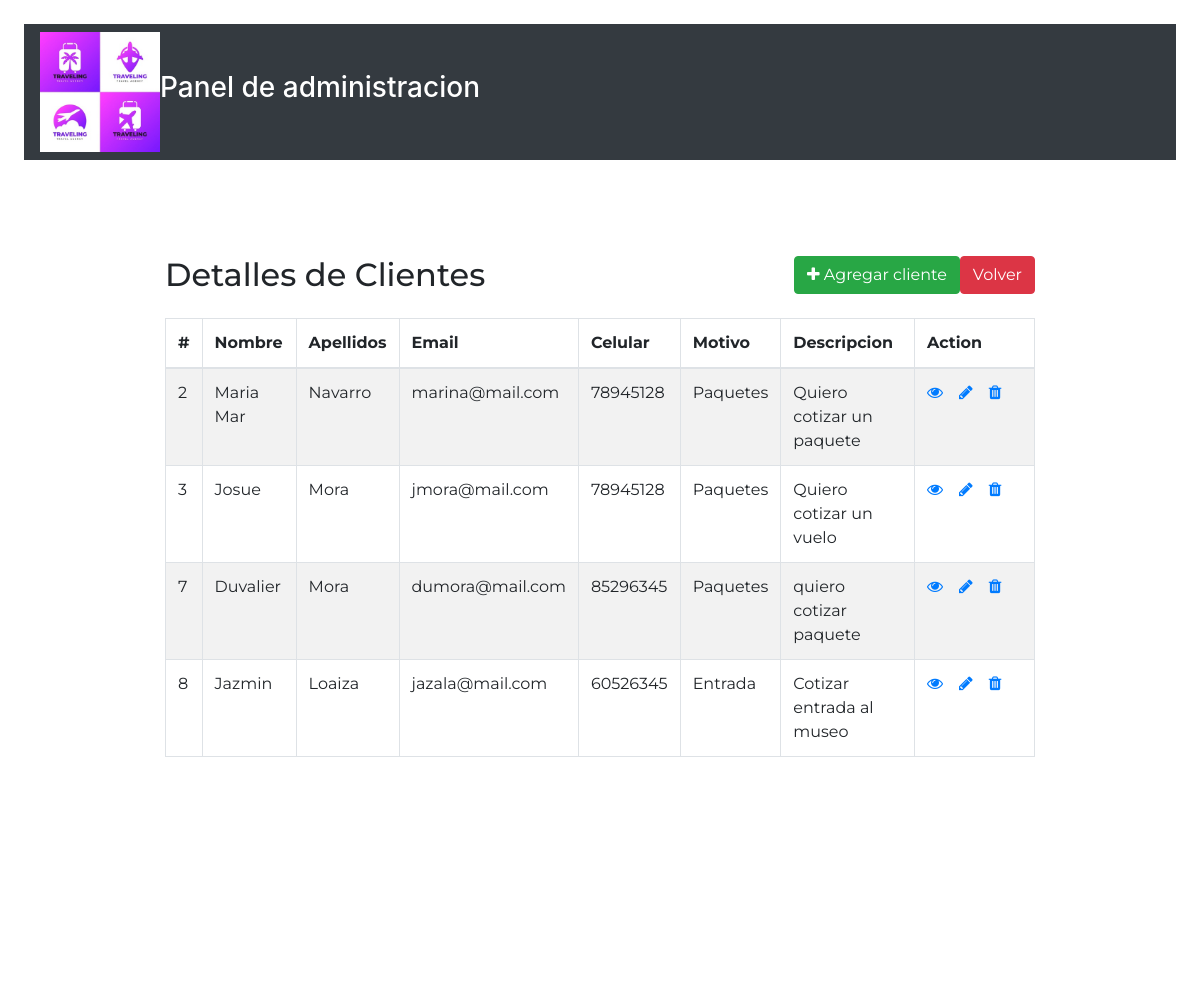
Screenshot of /listaCliente.php with the database file from the repository.
### tables this page shows
CREATE TABLE `clientes` (
  `idCliente` int(11) NOT NULL,
  `nombreCliente` varchar(50) NOT NULL,
  `apellidosCliente` varchar(100) NOT NULL,
  `correoCliente` varchar(100) NOT NULL,
  `celularCliente` int(11) NOT NULL,
  `motivoCliente` varchar(100) NOT NULL,
  `descripcionCliente` varchar(300) NOT NULL
);

### listaCliente.php (the view, shortened to what this page needs)
<!DOCTYPE html>
<html lang="en">
<head>
    <link rel="stylesheet" media="all" href="style.css" />
    <link rel="stylesheet" href="https://stackpath.bootstrapcdn.com/bootstrap/4.5.2/css/bootstrap.min.css">
    <link rel="stylesheet" href="https://maxcdn.bootstrapcdn.com/font-awesome/4.7.0/css/font-awesome.min.css">
</head>
<body>
    <div class="m-4">
        <nav class="navbar navbar-expand-sm navbar-dark bg-dark">
            <img src="images/logo2.jpg" width="120" height="120" alt="Logo" />
            <h1 style="color: white; text-align: justify; font-size: 28px;">Panel de administracion</h1>
    </div>
    <br>
    <div class="hero">
        <div class="wrapper">
            <div class="container-fluid">
                <div class="row">
                    <div class="col-md-12">
                        <div class="mt-5 mb-3 clearfix">
                            <h2 class="pull-left">Detalles de Clientes</h2>
                            <a href="welcome.php" class="btn btn-danger pull-right"></> Volver</a>
                            <a href="createCliente.php" class="btn btn-success pull-right"><i class="fa fa-plus"></i> Agregar cliente</a>
                        </div>
                        <?php
                        require_once "config.php";
                        $sql = "SELECT * FROM clientes";
                        if ($result = $pdo->query($sql)) {
                            if ($result->rowCount() > 0) {
                                echo '<table class="table table-bordered table-striped">';
                                echo "<thead>";
                                echo "<tr>";
                                echo "<th>#</th>";
                                echo "<th>Nombre</th>";
                                echo "<th>Apellidos</th>";
                                echo "<th>Email</th>";
                                echo "<th>Celular</th>";
                                echo "<th>Motivo</th>";
                                echo "<th>Descripcion</th>";
                                echo "<th>Action</th>";
                                echo "</tr>";
                                echo "</thead>";
                                echo "<tbody>";
                                while ($row = $result->fetch()) {
                                    echo "<tr>";
                                    echo "<td>" . $row['idCliente'] . "</td>";
                                    echo "<td>" . $row['nombreCliente'] . "</td>";
                                    echo "<td>" . $row['apellidosCliente'] . "</td>";
                                    echo "<td>" . $row['correoCliente'] . "</td>";
                                    echo "<td>" . $row['celularCliente'] . "</td>";
                                    echo "<td>" . $row['motivoCliente'] . "</td>";
                                    echo "<td>" . $row['descripcionCliente'] . "</td>";
                                    echo "<td>";
                                    echo '<a href="readCliente.php?idCliente=' . $row['idCliente'] . '" class="mr-3" title="View Record" data-toggle="tooltip"><span class="fa fa-eye"></span></a>';
                                    echo '<a href="updateCliente.php?idCliente=' . $row['idCliente'] . '" class="mr-3" title="Update Record" data-toggle="tooltip"><span class="fa fa-pencil"></span></a>';
                                    echo '<a href="deleteCliente.php?idCliente=' . $row['idCliente'] . '" title="Delete Record" data-toggle="tooltip"><span class="fa fa-trash"></span></a>';
                                    echo "</td>";
                                    echo "</tr>";
                                }
                                echo "</tbody>";
                                echo "</table>";
                            } else {
                                echo '<div class="alert alert-danger"><em>No records were found.</em></div>';
                            }
                        } else {
                            echo "Oops! Something went wrong. Please try again later.";
                        }
                        ?>
                    </div>
                </div>
            </div>
        </div>
    </div>
</body>
</html>

### style.css (style rules this page uses)
.hero { background-color: #fff; position: relative; height: 100vh; overflow: hidden; font-family: 'Montserrat', sans-serif; }
* { margin: 0; padding: 0; }

### listaCliente.php (style rules this page uses)
.wrapper { width: 900px; margin: 0 auto; }
table tr td:last-child { width: 120px; }

### rows the page displays
clientes: idCliente "2", nombreCliente "Maria Mar", apellidosCliente "Navarro", correoCliente "marina@mail.com", celularCliente "78945128", motivoCliente "Paquetes", descripcionCliente "Quiero cotizar un paquete"
clientes: idCliente "3", nombreCliente "Josue", apellidosCliente "Mora", correoCliente "jmora@mail.com", celularCliente "78945128", motivoCliente "Paquetes", descripcionCliente "Quiero cotizar un vuelo"
clientes: idCliente "7", nombreCliente "Duvalier", apellidosCliente "Mora", correoCliente "dumora@mail.com", celularCliente "85296345", motivoCliente "Paquetes", descripcionCliente "quiero cotizar paquete"
clientes: idCliente "8", nombreCliente "Jazmin", apellidosCliente "Loaiza", correoCliente "jazala@mail.com", celularCliente "60526345", motivoCliente "Entrada", descripcionCliente "Cotizar entrada al museo"
